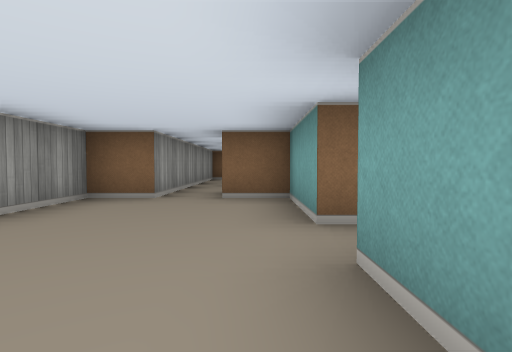
[1] (above)

14 first-person views from a walk through a cub3D maze. The camera is about half as high as the walls, tilts 2° down and sees 80° across. The floor is counted in squares. Each view is taken from the middle of a square. On the plan, view 1 faces up. The plan holds only what a view shows up to about 9 squares ahead; the rest is blank.

[2]
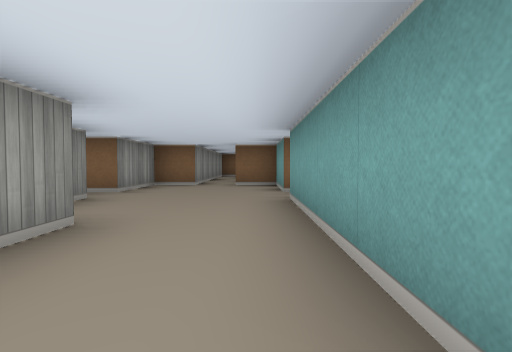

[3]
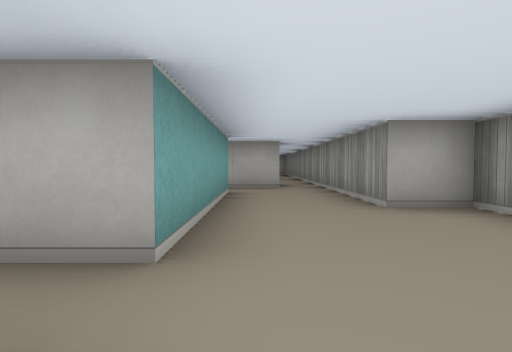

[4]
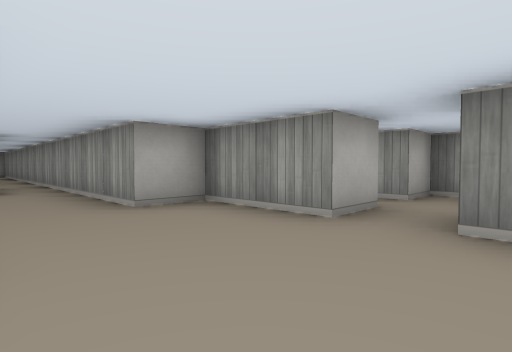

[5]
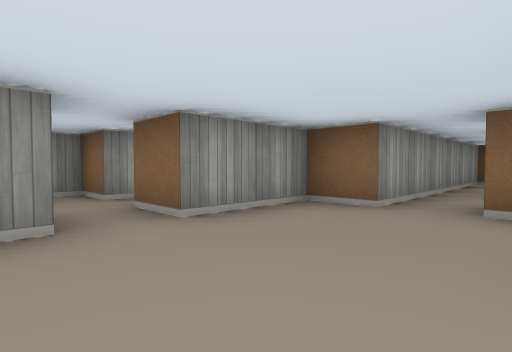

[6]
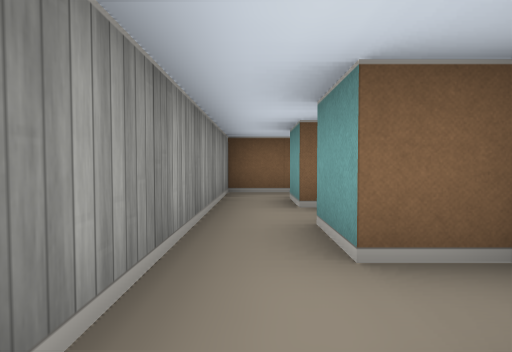

[7]
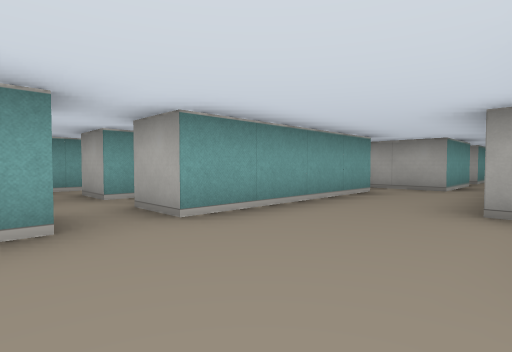

[8]
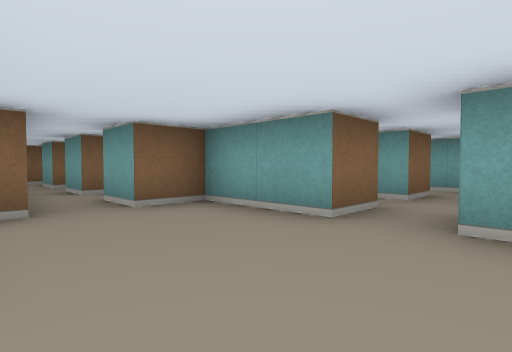

[9]
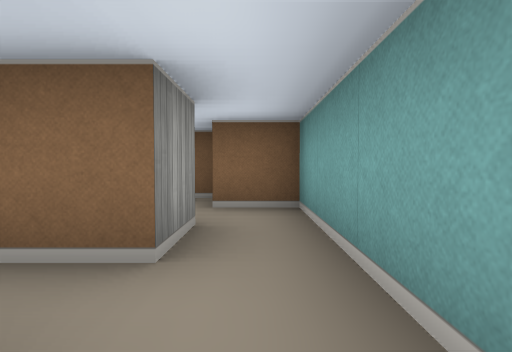

[10]
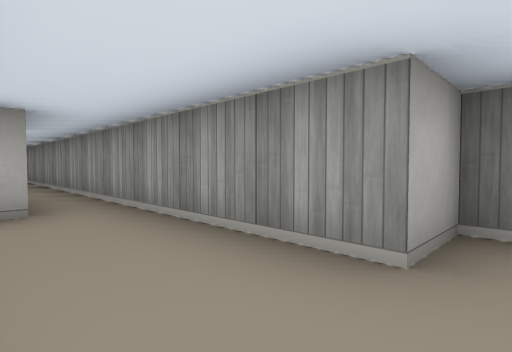

[11]
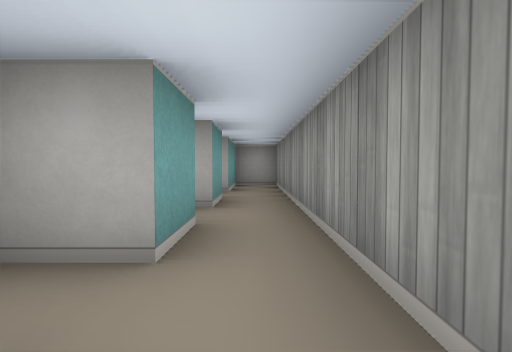

[12]
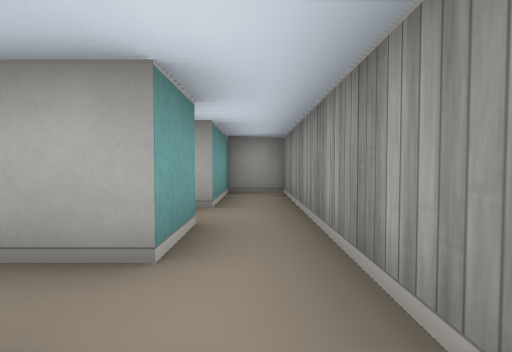

[13]
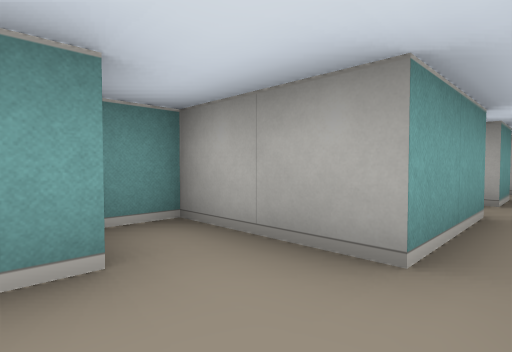

[14]
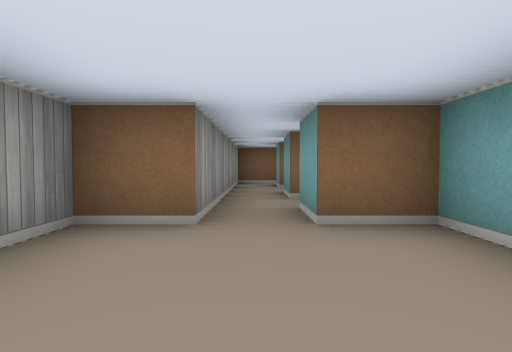

### Floor plan
Points are (right, up) in squares from view 1. A wall is a line through its corners. A room is listed if a view was taken in it or the views show most of it. See-through windows are left out.
Room 1 (views 1, 2, 3, 4, 5, 6, 7, 8, 10, 11, 13, 14)
walls: (0.5, 2.5) (0.5, 4.5) (-0.5, 4.5) (-0.5, 5.5); (-3.6, 1.5) (-2.5, 1.5) (-2.5, -0.5) (-1.5, -0.5) (-1.5, -5.5); (0.5, -2.6) (0.5, 1.5); (-1.5, 6.5) (-1.5, 4.5) (-2.5, 4.5) (-2.5, 2.5) (-3.5, 2.5); (0.4, 6.5) (-0.5, 6.5); (-0.5, -5.5) (-0.5, -3.5) (1.5, -3.5) (1.5, -2.8)
ways out: opening at (1, 2) to room 2; opening at (-1, -5) to room 3; opening at (-3, 2); opening at (-1, 7)
Room 2 (view 9)
walls: (2.5, 1) (2.5, 1.5) (3.5, 1.5); (1.6, 2.5) (0.5, 2.5); (3.5, 3.5) (3.5, 2.5) (2.5, 2.5); (4.5, 1.1) (4.5, 4.5) (3.5, 4.5); (0.5, 1.5) (1.5, 1.5)
ways out: opening at (1, 2) to room 1
Room 3 (view 12)
walls: (-0.5, -7.5) (-0.5, -6.5) (0.4, -6.5); (-1.5, -5.5) (-1.5, -9.5); (-0.5, -9.5) (-0.5, -8.5) (0.4, -8.5)
ways out: opening at (-1, -5) to room 1; opening at (-1, -9)

Positions as (right, up) in squares from view 1, and headings:
1: (0, 0), facing up
2: (0, -3), facing up
3: (0, 3), facing down
4: (0, 3), facing down-left
5: (0, 1), facing up-left
6: (-1, 5), facing up
7: (-2, 3), facing down-right
8: (-2, 1), facing up-right
9: (4, 1), facing up
10: (0, 0), facing down-left
11: (-1, -5), facing down
12: (-1, -7), facing down
13: (-1, -2), facing down-right
14: (-1, 2), facing up
